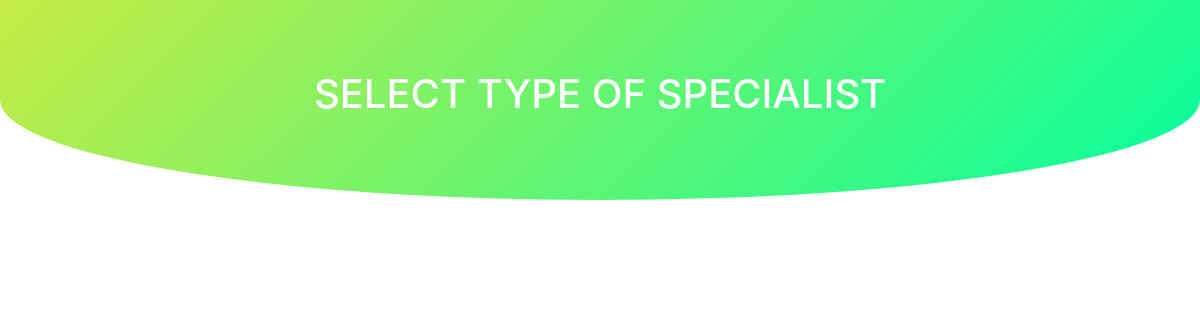
Before: /doctor-type (signed in) with the older database file.
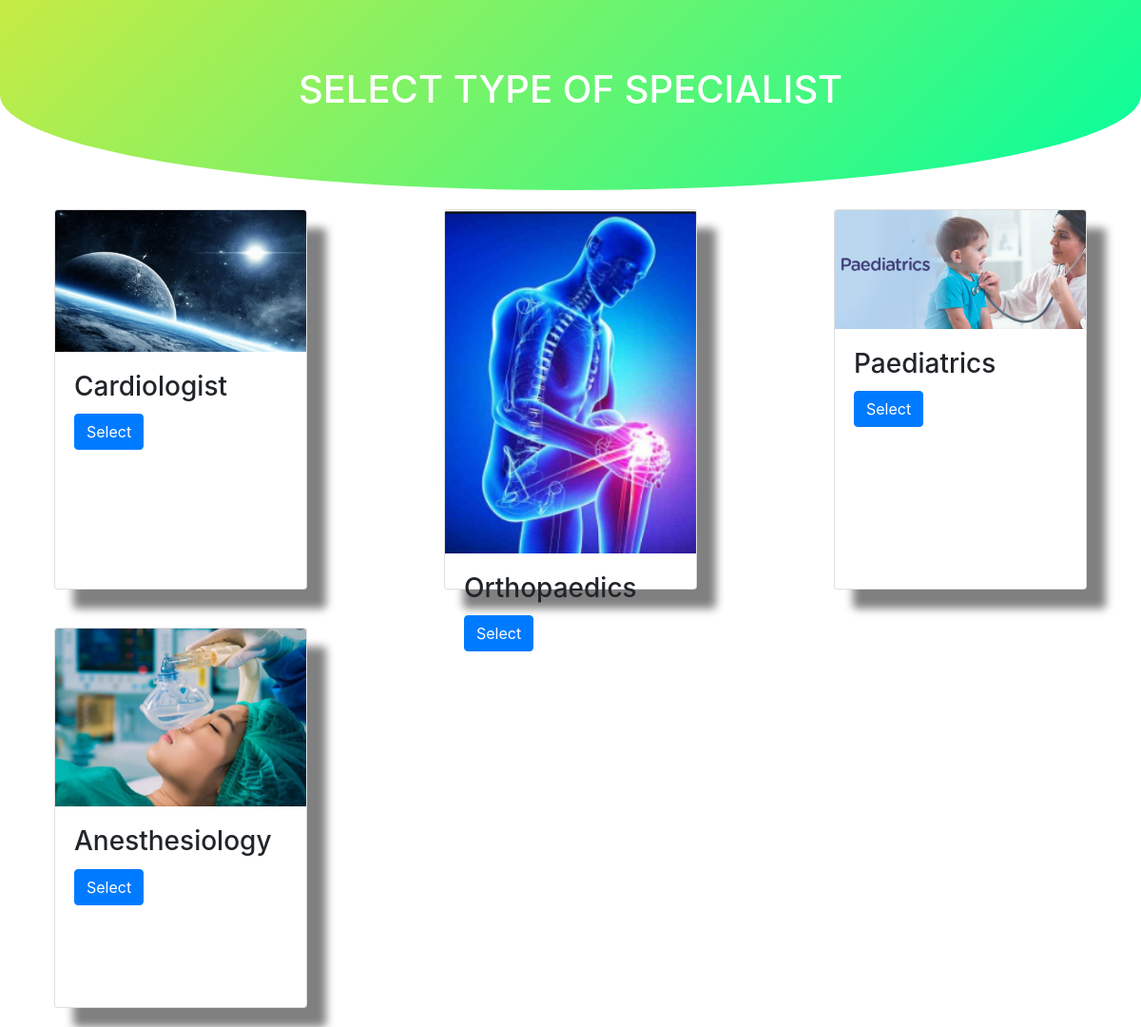
After: the same page with the newer database file.
### appointment/models.py (models this page shows)
class Specialization(models.Model):
    name = models.CharField(max_length=50)
    img = models.ImageField(upload_to='images/specialization',null=True,blank=True)

### appointment/views.py (the view)
# urls.py: path('doctor-type',views.doctor_type,name='doctor_type'),
@login_required(login_url='/')
def doctor_type(request):
    specializations = Specialization.objects.all()
    return render(request,'selecttypeofdoctor.html',{'specializations':specializations})

### templates/selecttypeofdoctor.html (shortened to what this page needs)
{% load static %}
<!DOCTYPE html>
<html lang="en" dir="ltr">
  <head>
    <link rel="stylesheet" href="{% static 'css/selecttypeofdoctor.css' %}">
    <link rel="stylesheet" href="https://maxcdn.bootstrapcdn.com/bootstrap/4.0.0/css/bootstrap.min.css">
      <link rel="stylesheet" href="https://unpkg.com/aos@next/dist/aos.css" />
  </head>
  <body>
      <div class="containergreen">
            <h1 class="doctors">SELECT TYPE OF SPECIALIST</h1>
            </div>
<div class="row" data-aos="fade-up">
{% for specialization in specializations %}
<div class="col-lg-4 col-md-6 col-sm-12">
  <div class="card">
<img class="card-img-top" src="{{ specialization.img.url }}" alt="Card image cap">
<div class="card-body">
<h3 class="card-title name">{{ specialization.name }}</h3>
<a href="{% url 'display_doctors' specialization.name %}" class="btn btn-primary">Select</a>
</div>
</div>
</div>
{% endfor %}
        </div>
  </body>
</html>

### static/css/selecttypeofdoctor.css (style rules this page uses)
body { margin:0px; font-family: "Poppins", sans-serif; text-align: center; padding: 0px; overflow-x: hidden; }
.containergreen { height: 200px; border-radius: 0 0 100% 100%; width: 100%; background-image: linear-gradient(-45deg, #04fe9e 0%, #c7eb44 100%) }
.doctors { color: white; text-align: center; padding-top: 70px; padding-left: 5%; padding-right: 5%; padding-bottom: 5%; }
.card { margin: 20px auto; width: 70%; border-radius: 10%; box-shadow: 20px 20px 10px grey; height: 400px; }
.btn { border-radius: 999px; display: flex; align-self: center; }

Changed rows visible on the page:
added Specialization: img (picture), name "Cardiologist"
added Specialization: img (picture), name "Orthopaedics"
added Specialization: img (picture), name "Paediatrics"
added Specialization: img (picture), name "Anesthesiology"
